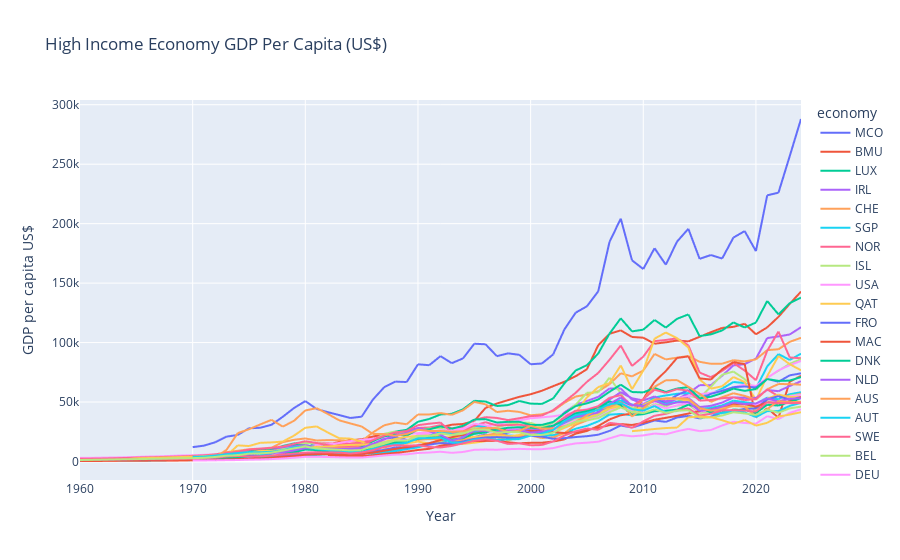

The notebook cell this image was saved under:
### Code cell
fig = px.line(df_hic, x=df_hic.index, y=df_hic.columns, 
              title="High Income Economy GDP Per Capita (US$)"
            ).update_layout(xaxis_title="Year", 
                            yaxis_title="GDP per capita US$")
fig.show()
